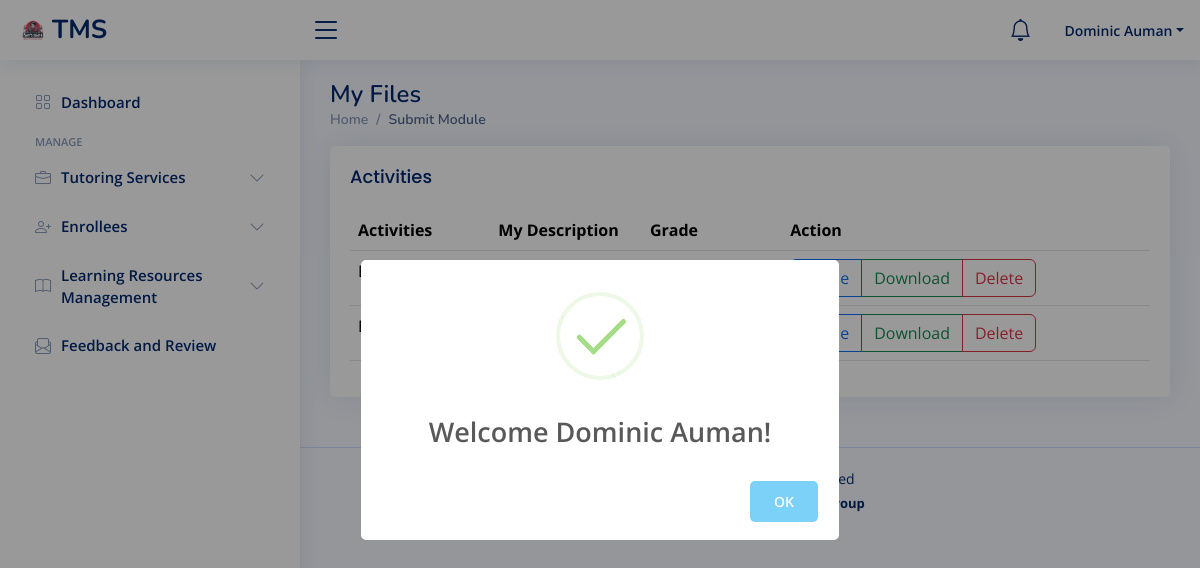
Page /tutor/module_student.php (signed in) on the earlier database version.
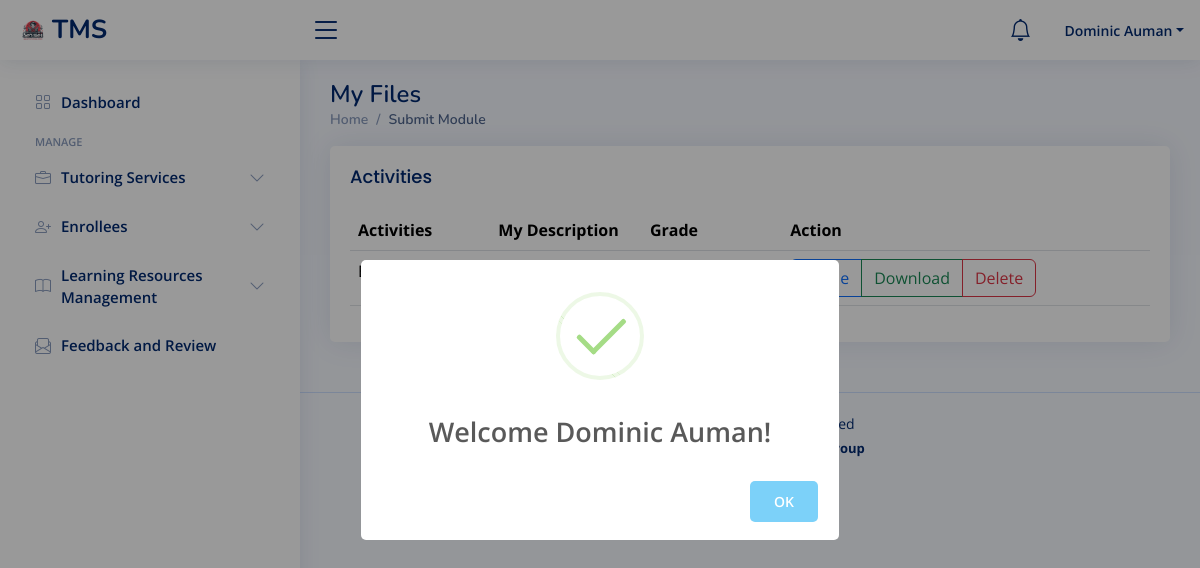
Same page on the later database version.
### tables this page shows
CREATE TABLE `module_submit` (
  `submit_id` int(11) NOT NULL AUTO_INCREMENT,
  `description` text NOT NULL,
  `grade` int(255) NOT NULL DEFAULT 0,
  `tutor_comment` text DEFAULT NULL,
  `file_name` varchar(255) NOT NULL,
  `file_type` varchar(255) NOT NULL,
  `file_path` varchar(255) NOT NULL,
  `module_id` int(11) NOT NULL,
  `user_id` int(11) NOT NULL,
  `date_posted` timestamp NOT NULL DEFAULT current_timestamp() ON UPDATE current_timestamp(),
  PRIMARY KEY (`submit_id`),
  KEY `module_id` (`module_id`,`user_id`),
  KEY `user_id` (`user_id`),
  CONSTRAINT `module_submit_ibfk_1` FOREIGN KEY (`user_id`) REFERENCES `student` (`user_id`) ON DELETE CASCADE ON UPDATE NO ACTION,
  CONSTRAINT `module_submit_ibfk_2` FOREIGN KEY (`module_id`) REFERENCES `tutorial_module` (`module_id`) ON DELETE CASCADE ON UPDATE NO ACTION
);

### tutor/module_student.php (the view, shortened to what this page needs)
    <?php
    include("./include/header.php");
    include("./include/topbar.php");
    include("./include/sidebar.php");
    ?>
    <div class="pagetitle">
        <h1>My Files</h1>
        <nav>
            <ol class="breadcrumb">
                <li class="breadcrumb-item"><a href="index.php">Home</a></li>
                <li class="breadcrumb-item active">Submit Module</li>
            </ol>
        </nav>
    </div>
    <section class="section">
        <div class="row">
            <div class="col-lg-12">
                <div class="card">
                    <div class="card-body">
                        <h5 class="card-title">Activities</h5>
                        <table class="table datatable">
                            <thead>
                                <tr>
                                    <th scope="col">Activities</th>
                                    <th scope="col">My Description</th>
                                    <th scope="col">Grade</th>
                                    <th scope="col">Action</th>
                                </tr>
                            </thead>
                            <tbody>
                                <?php
                                $user_id = $_SESSION['auth_user']['user_id'];
                                $query = "SELECT
                                            module_submit.submit_id,
                                            module_submit.description,
                                            module_submit.file_name,
                                            module_submit.file_type,
                                            module_submit.file_path,
                                            tutorial_module.module_title,
                                            tutorial_services.tutor_id,
                                            module_submit.grade
                                        FROM
                                            module_submit
                                            INNER JOIN
                                            tutorial_module
                                            ON
                                                module_submit.module_id = tutorial_module.module_id
                                            INNER JOIN
                                            tutorial_services
                                            ON
                                                tutorial_module.job_id = tutorial_services.job_id
                                        WHERE
                                            tutorial_services.tutor_id = '$user_id'";
                                $query_run = mysqli_query($con, $query);
                                if (mysqli_num_rows($query_run) > 0) {
                                    foreach ($query_run as $row) {
                                ?>
<tr>
    <td width="100px"><?= $row['module_title']; ?></td>
    <td width="100px"><?= $row['description']; ?></td>
    <td width="100px">
</td>
    <td width="100px">
        <form action="process.php" method="POST">
            <div class="btn-group" role="group" aria-label="Basic outlined example">
            <button type="button" class="btn btn-outline-primary" onclick="openGradeModal(<?= $row['submit_id']; ?>)">Grade</button>
                <a href="<?= $row['file_path'] ?>" class="btn btn-outline-success" download>Download</a>
                <button type="submit" name="delete_submit_file" class="btn btn-outline-danger" value="<?= $row['submit_id']; ?>">Delete</button>
            </div>
        </form>
    </td>
</tr>
                                <?php
                                    }
                                } else {
                                ?>
                                    <tr>
                                        <td colspan="4">No Record Found</td>
                                    </tr>
                                <?php
                                }
                                ?>
                            </tbody>
                        </table>
                    </div>
                </div>
            </div>
        </div>
    </section>
    <?php
    include("./include/footer.php");
    ?>

Differences in the rows shown:
removed module_submit: $row['submit_id'] 3 (drawn)
